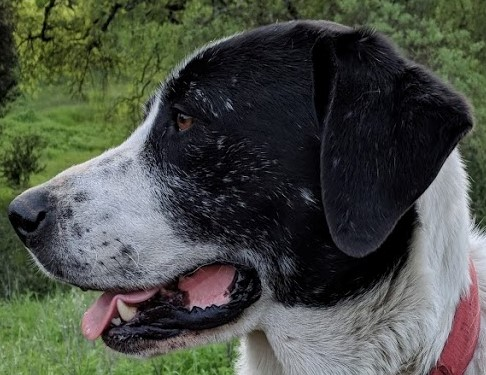
#> input picture DATA/sammy_face.jpg, 486 x 375 px, found by its file name
$ jupyter execute --allow-errors 'Edge Detection.ipynb'   (shell and % lines are left out)
#> lines starting #> are read from the running program, lines starting #| are printed output that depends on the picture; after the words box and inside, x2 and y2 are one past the last pixel; in counts of white or black regions, pixels touching at a corner belong together
## Edge Detection

### 1. Canny Edge Detector

[cell 1]
# Steps involved

# Custom blur
# Gaussian filter to smooth
# Intesity gradients of the image
# Non - maximum suppression
# Double Threshold
# Track edge by hysteresis

[cell 2]
import cv2
import numpy as np
import matplotlib.pyplot as plt

[cell 3]
img = cv2.imread('../DATA/sammy_face.jpg')
#> img is the input picture: shape (375, 486, 3); mean B, G, R 70, 78.7, 74.2
# Edge detection does not require color correction
plt.imshow(img)

[cell 4]
edges = cv2.Canny(img, threshold1 = 127, threshold2 = 127)
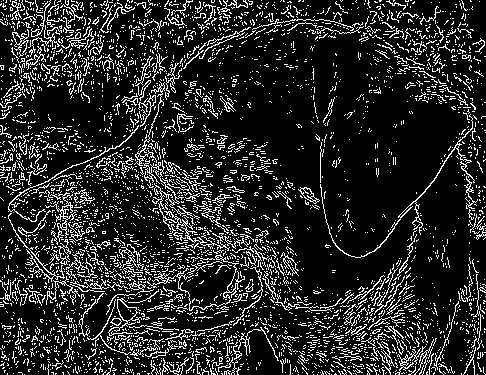
#> edges: shape (375, 486); 15.6% white in thin lines or dots
plt.imshow(edges)

#### 1. a. Improving image by changing the threshold

[cell 5]
edges = cv2.Canny(img, threshold1 = 0, threshold2 = 255)
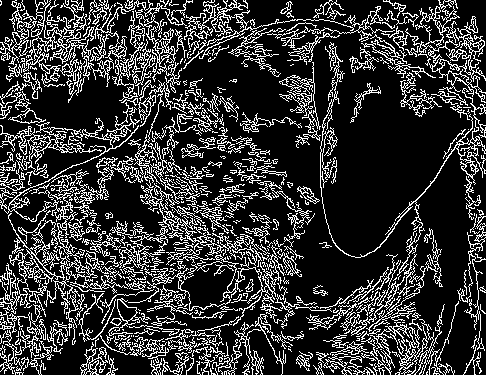
#> edges: shape (375, 486); 21% white in thin lines or dots
plt.imshow(edges)

[cell 6]
# Calculating the median pixel value
med_val = np.median(img)
#> med_val = 64
lower = int(max(0, 0.7*med_val))
#> lower = 44
upper = int(min(255, 1.3 * med_val))
#> upper = 83

#> (a cell that did not finish here is left out)

### 1.b. B;urring the image to improvize

[cell 8]
blur_img = cv2.blur(img, ksize = (5,5))
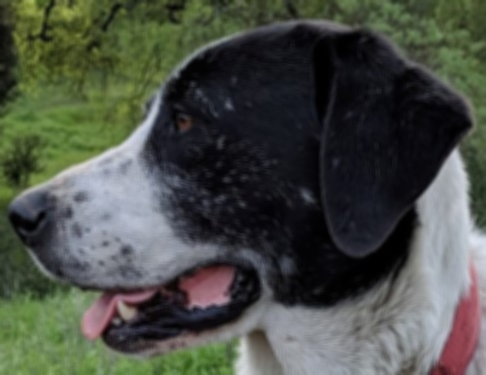
#> blur_img: shape (375, 486, 3); mean B, G, R 70, 78.7, 74.2
#> (the rest of this cell did not finish here and is left out)

$ run again, with DATA/00-puppy.jpg copied over DATA/sammy_face.jpg
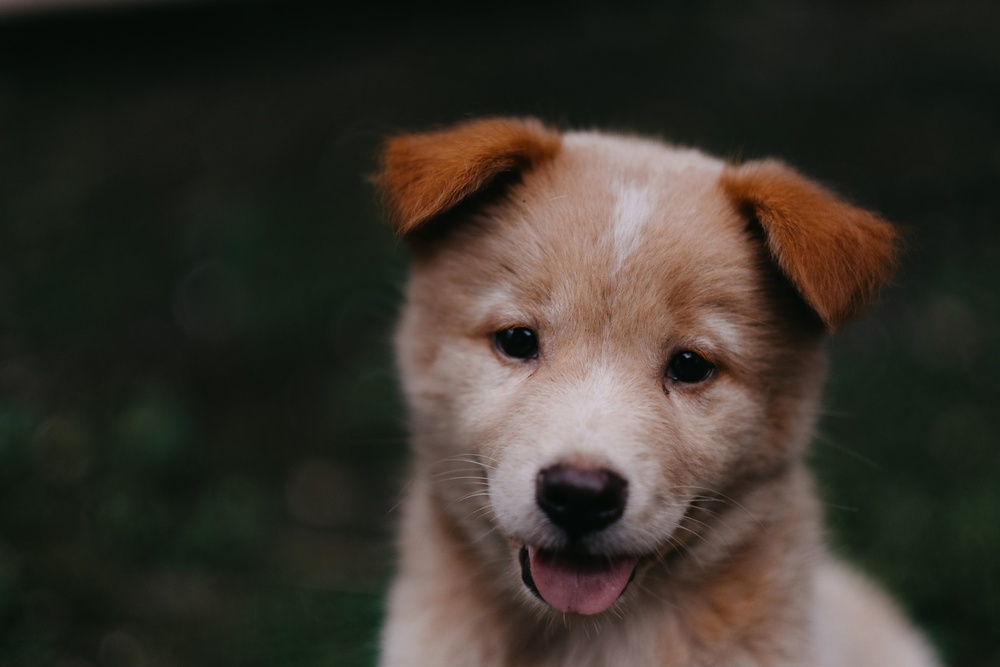
#> input picture DATA/00-puppy.jpg, 1000 x 667 px, shrunk from 1950 x 1300 before the run, found by its file name
#> img is the input picture: shape (667, 1000, 3); mean B, G, R 43.8, 51.8, 57.3
#> `edges = cv2.Canny(img, threshold1 = 127, threshold2 = 127)`:
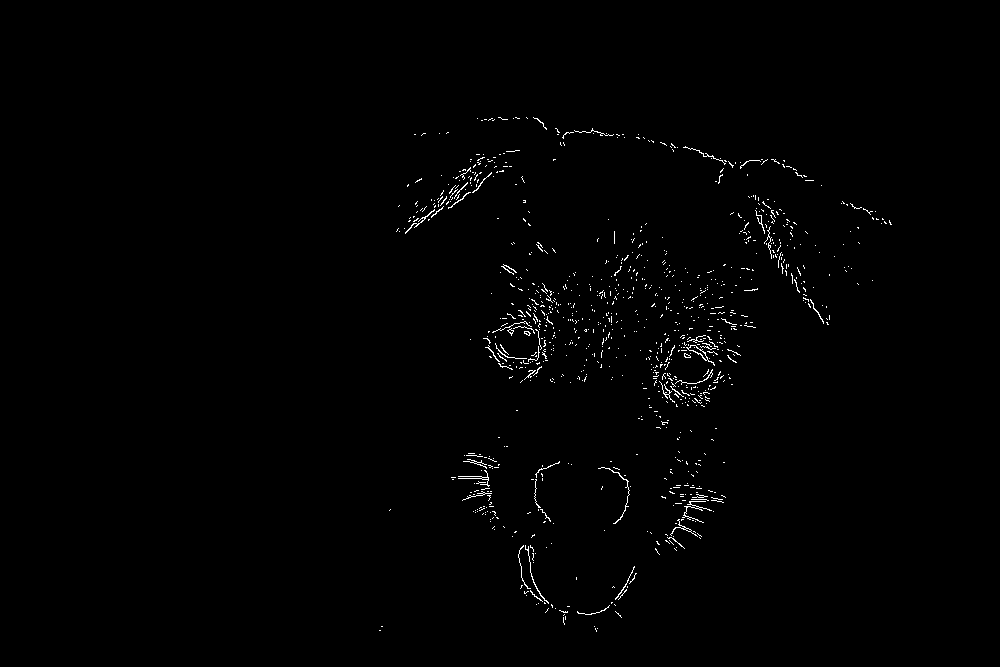
#> edges: shape (667, 1000); 0.79% white in thin lines or dots, all inside (x1, y1, x2, y2) = (379, 117, 892, 632)
#> `edges = cv2.Canny(img, threshold1 = 0, threshold2 = 255)`:
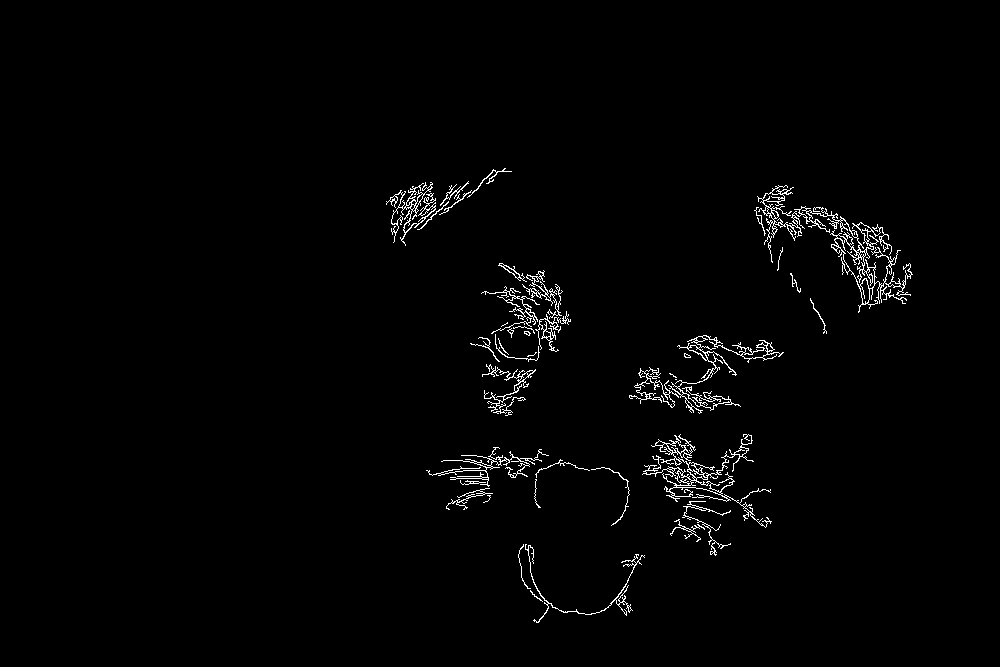
#> edges: shape (667, 1000); 1.5% white in thin lines or dots, all inside (x1, y1, x2, y2) = (386, 168, 913, 623)
#> med_val = 27
#> lower = 18
#> upper = 35

$ run again, with DATA/Denis_Mukwege.jpg copied over DATA/sammy_face.jpg
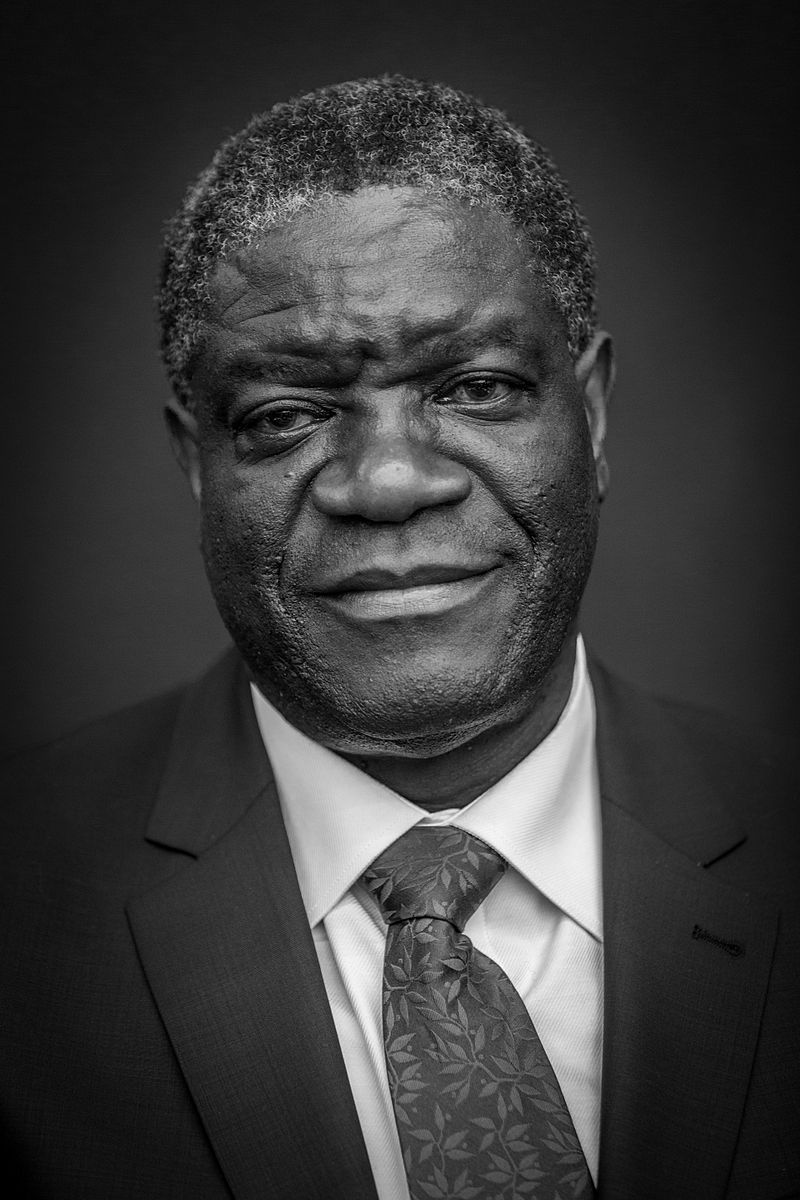
#> input picture DATA/Denis_Mukwege.jpg, 800 x 1200 px, found by its file name
#> img is the input picture: shape (1200, 800, 3); min 0, max 255, mean 58.8
#> `edges = cv2.Canny(img, threshold1 = 127, threshold2 = 127)`:
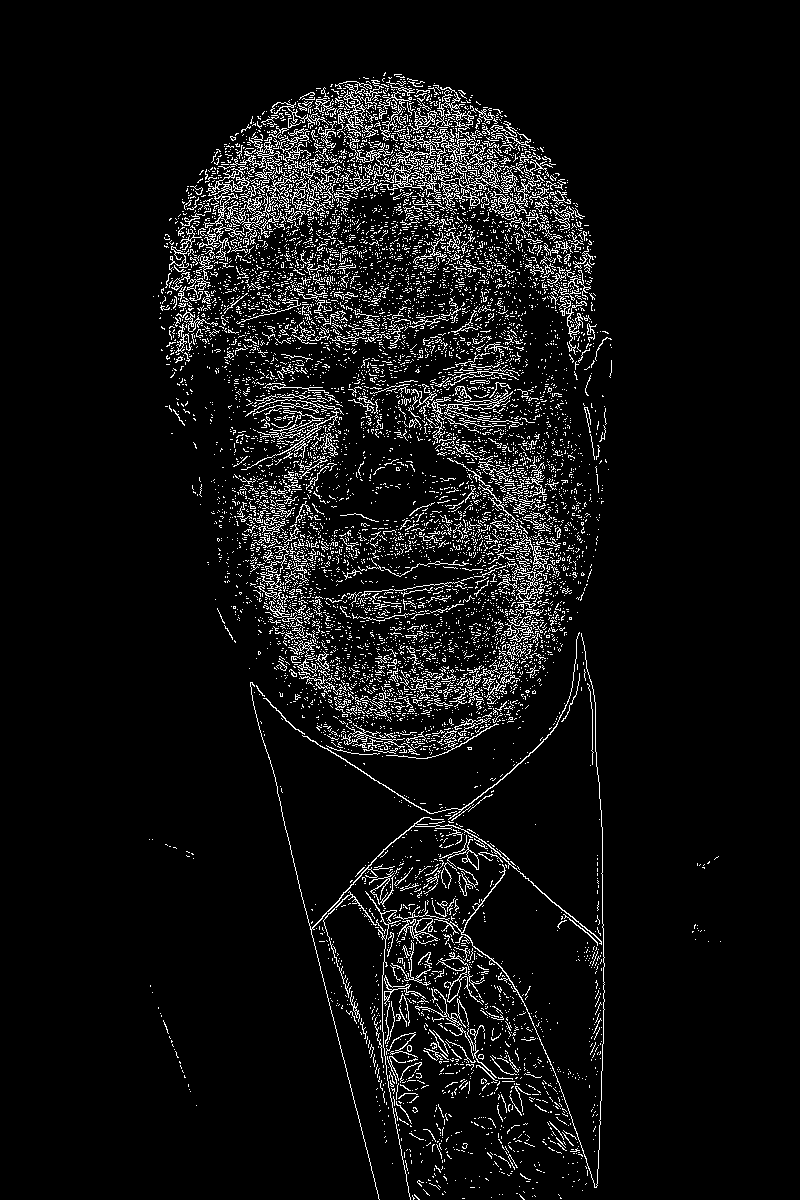
#> edges: shape (1200, 800); 6.6% white in thin lines or dots, all inside (x1, y1, x2, y2) = (149, 72, 721, 1200)
#> `edges = cv2.Canny(img, threshold1 = 0, threshold2 = 255)`:
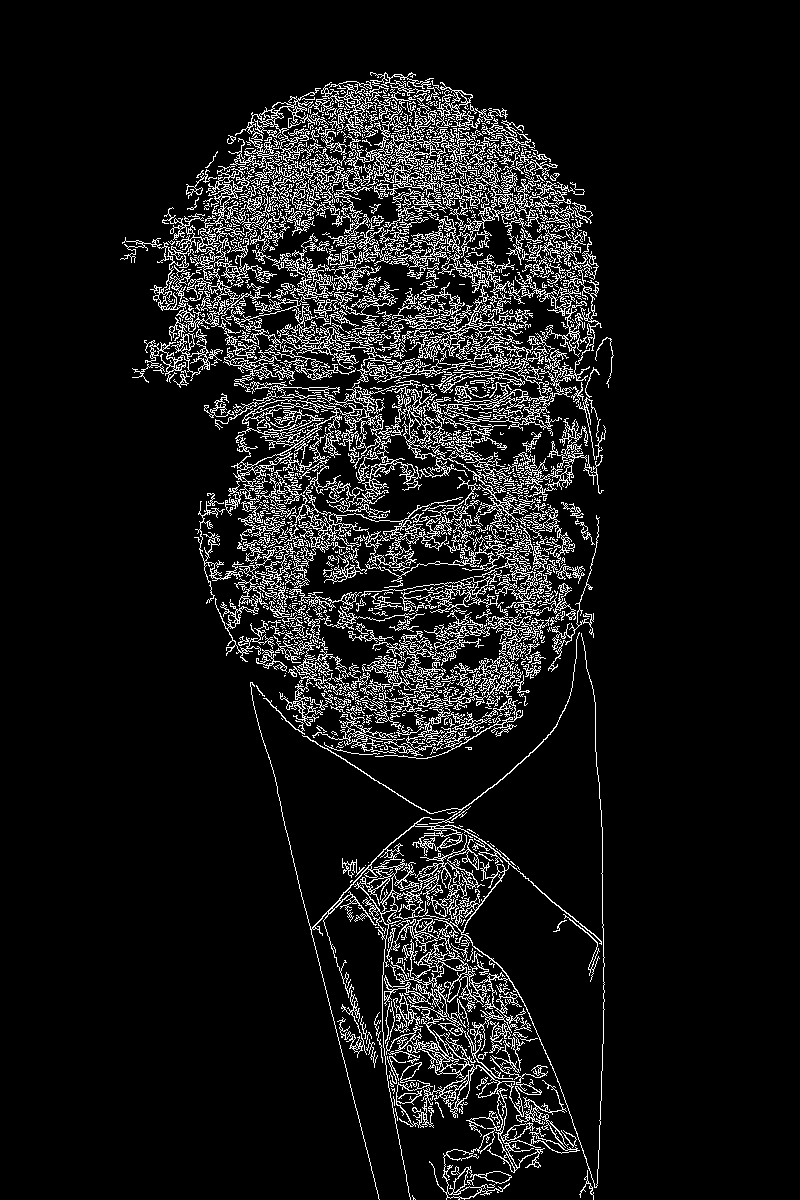
#> edges: shape (1200, 800); 9.1% white in thin lines or dots, all inside (x1, y1, x2, y2) = (120, 72, 614, 1200)
#> med_val = 43
#> lower = 30
#> upper = 55

$ run again, with DATA/Nadia_Murad.jpg copied over DATA/sammy_face.jpg
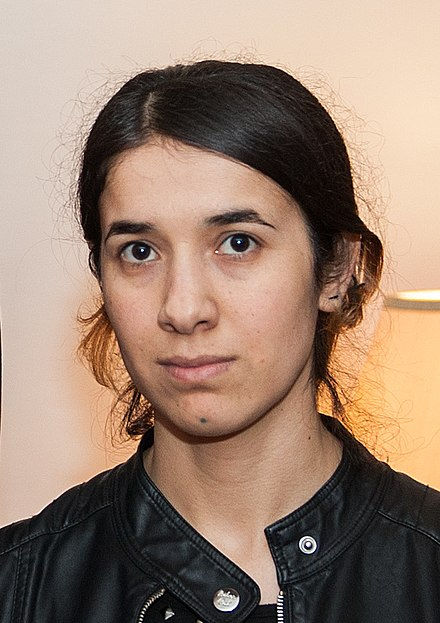
#> input picture DATA/Nadia_Murad.jpg, 440 x 623 px, found by its file name
#> img is the input picture: shape (623, 440, 3); mean B, G, R 112.7, 129.2, 153.8
#> `edges = cv2.Canny(img, threshold1 = 0, threshold2 = 255)`:
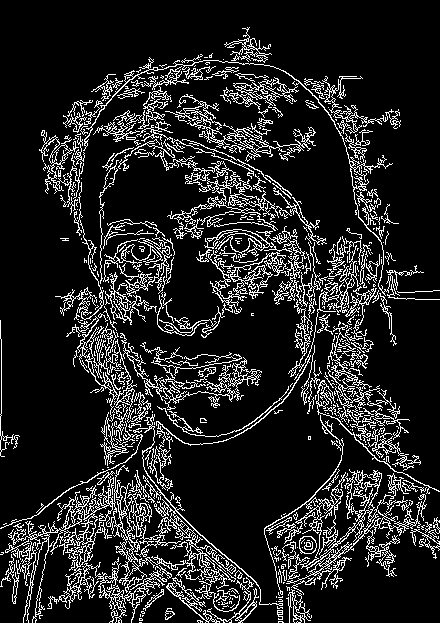
#> edges: shape (623, 440); 13.8% white in thin lines or dots
#> med_val = 151
#> lower = 105
#> upper = 196
#> `blur_img = cv2.blur(img, ksize = (5,5))`:
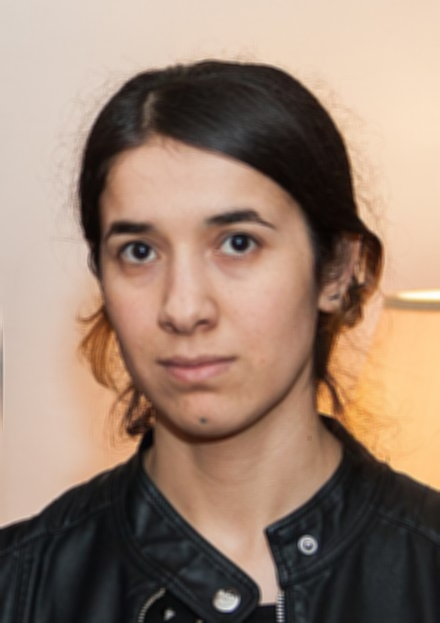
#> blur_img: shape (623, 440, 3); mean B, G, R 112.7, 129.3, 153.8
